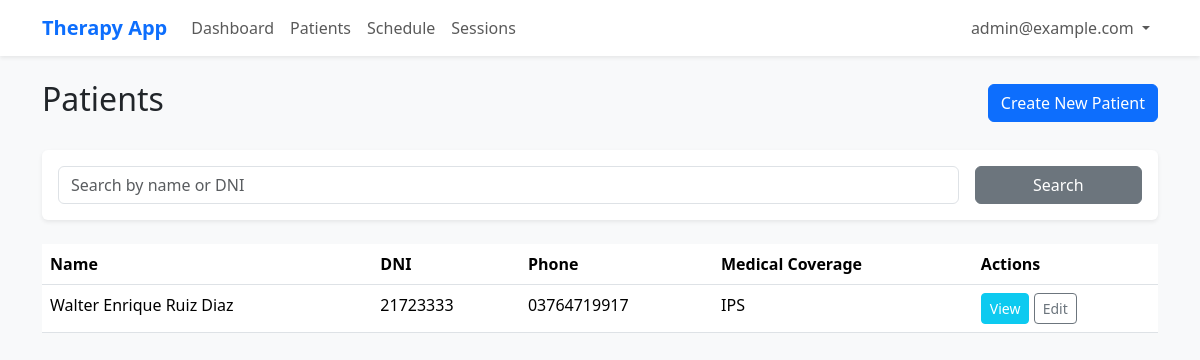
/patients/ (signed in), run on the app's committed database.
### patients/models.py (models this page shows)
class Patient(models.Model):
    created_by = models.ForeignKey('professionals.Professional', on_delete=models.CASCADE, related_name='patients')
    dni = models.CharField(max_length=20, verbose_name="DNI / ID Document")
    first_name = models.CharField(max_length=100)
    last_name = models.CharField(max_length=100)
    birth_date = models.DateField()
    mobile_phone = models.CharField(max_length=20)
    email = models.EmailField(blank=True, null=True)
    medical_coverage = models.CharField(max_length=100, blank=True)
    social_security_number = models.CharField(max_length=50, blank=True)
    created_at = models.DateTimeField(auto_now_add=True)
    def __str__(self):
        return f"{self.first_name} {self.last_name}"

### patients/views.py (the view)
# urls.py: path('', PatientListView.as_view(), name='patient_list'),
class PatientListView(ProfessionalRequiredMixin, ListView):
    model = Patient
    template_name = 'patients/patient_list.html'
    context_object_name = 'patients'
    def get_queryset(self):
        if not hasattr(self.request.user, 'professional'):
            return Patient.objects.none()
        professional = self.request.user.professional
        qs = Patient.objects.filter(created_by=professional)
        query = self.request.GET.get('q')
        if query:
            qs = qs.filter(
                Q(first_name__icontains=query) |
                Q(last_name__icontains=query) |
                Q(dni__icontains=query)
            )
        return qs

### web/mixins.py (called while the page is built)
    def test_func(self):
        return self.request.user.is_authenticated

    def dispatch(self, request, *args, **kwargs):
        if not request.user.is_authenticated:
            return self.handle_no_permission()
        if not hasattr(request.user, 'professional'):
            if request.resolver_match.url_name == 'professional_create':
                return super().dispatch(request, *args, **kwargs)
            return redirect('professional_create')
        return super().dispatch(request, *args, **kwargs)

### patients/templates/patients/patient_list.html (shortened to what this page needs)
{% extends "base.html" %}
{% block content %}
<div class="d-flex justify-content-between align-items-center mb-4">
    <h2>Patients</h2>
    <a href="{% url 'patient_create' %}" class="btn btn-primary">Create New Patient</a>
</div>
<div class="card mb-4">
    <div class="card-body">
        <form method="get" class="row g-3">
            <div class="col-md-10">
                <input type="text" name="q" class="form-control" placeholder="Search by name or DNI"
                    value="{{ request.GET.q }}">
            </div>
            <div class="col-md-2">
                <button type="submit" class="btn btn-secondary w-100">Search</button>
            </div>
        </form>
    </div>
</div>
<div class="table-responsive">
    <table class="table table-hover">
        <thead>
            <tr>
                <th>Name</th>
                <th>DNI</th>
                <th>Phone</th>
                <th>Medical Coverage</th>
                <th>Actions</th>
            </tr>
        </thead>
        <tbody>
            {% for patient in patients %}
            <tr>
                <td>{{ patient }}</td>
                <td>{{ patient.dni }}</td>
                <td>{{ patient.mobile_phone }}</td>
                <td>{{ patient.medical_coverage }}</td>
                <td>
                    <a href="{% url 'patient_detail' patient.pk %}" class="btn btn-sm btn-info text-white">View</a>
                    <a href="{% url 'patient_update' patient.pk %}" class="btn btn-sm btn-outline-secondary">Edit</a>
                </td>
            </tr>
            {% empty %}
            <tr>
                <td colspan="5" class="text-center text-muted">No patients found.</td>
            </tr>
            {% endfor %}
        </tbody>
    </table>
</div>
{% endblock %}

### templates/base.html (shortened to what this page needs)
{% load bootstrap5 %}
<!DOCTYPE html>
<html lang="en">
<head>
    {% bootstrap_css %}
</head>
<body>
    <nav class="navbar navbar-expand-lg navbar-light bg-white shadow-sm mb-4">
        <div class="container">
            <a class="navbar-brand" href="{% url 'dashboard' %}">Therapy App</a>
            <div class="collapse navbar-collapse" id="navbarNav">
                {% if user.is_authenticated %}
                <ul class="navbar-nav me-auto">
                    <li class="nav-item"><a class="nav-link" href="{% url 'dashboard' %}">Dashboard</a></li>
                    <li class="nav-item"><a class="nav-link" href="{% url 'patient_list' %}">Patients</a></li>
                    <li class="nav-item"><a class="nav-link" href="{% url 'schedule' %}">Schedule</a></li>
                    <li class="nav-item"><a class="nav-link" href="{% url 'session_list' %}">Sessions</a></li>
                </ul>
                <ul class="navbar-nav">
                    <li class="nav-item dropdown">
                        <a class="nav-link dropdown-toggle" href="#" id="userDropdown" role="button" data-bs-toggle="dropdown">
                            {{ user.email }}
                        </a>
                    </li>
                </ul>
                {% else %}
                <ul class="navbar-nav ms-auto">
                    <li class="nav-item"><a class="nav-link" href="{% url 'account_login' %}">Login</a></li>
                </ul>
                {% endif %}
            </div>
        </div>
    </nav>
    <div class="container">
        {% block content %}{% endblock %}
    </div>
</body>
</html>

### templates/base.html (style rules this page uses)
body { background-color: #f8f9fa; }
.navbar-brand { font-weight: bold; color: #0d6efd !important; }
.card { border: none; box-shadow: 0 0.125rem 0.25rem rgba(0, 0, 0, 0.075); margin-bottom: 20px; }

### data on the page
Patient: first_name+last_name "Walter Enrique Ruiz Diaz", dni "21723333", mobile_phone "03764719917", medical_coverage "IPS"

### other printed values
{{ user.email }} "admin@example.com"
